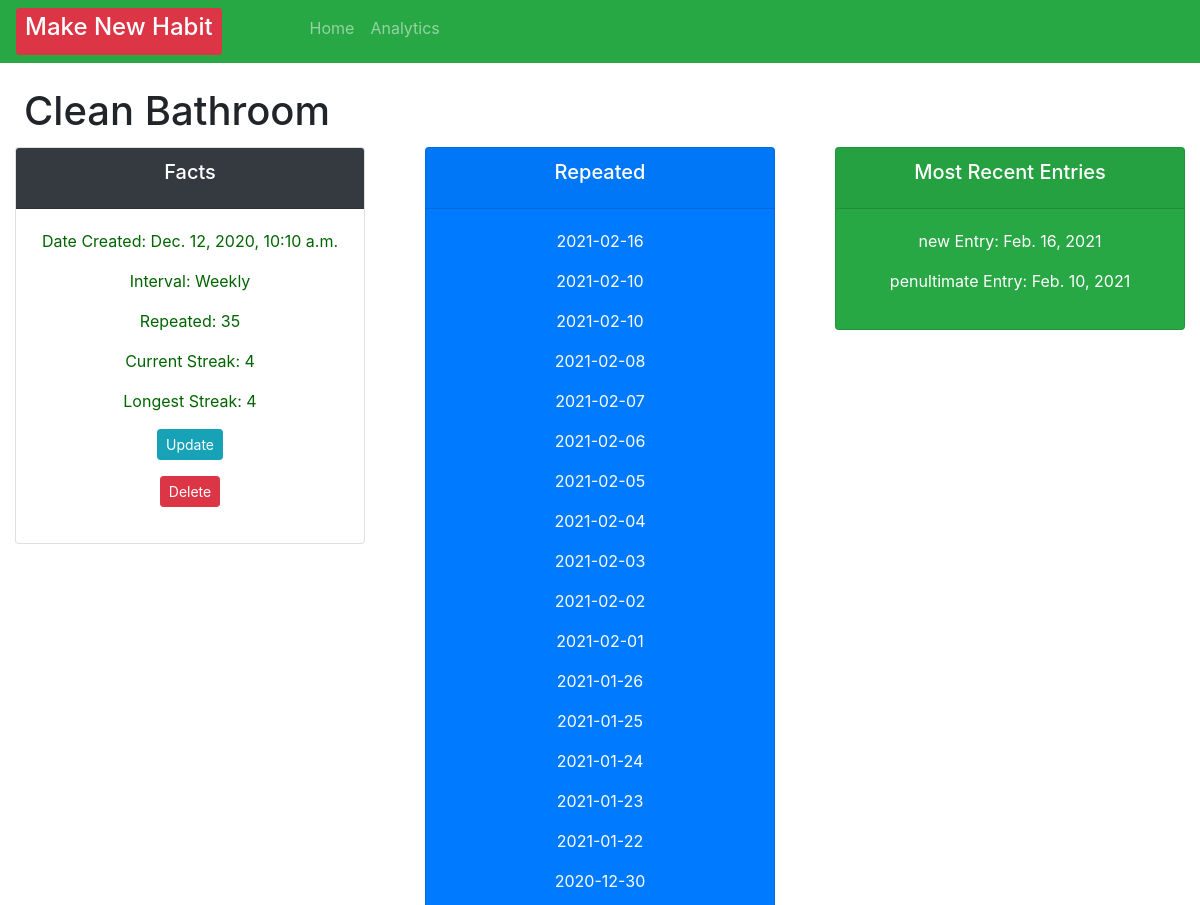
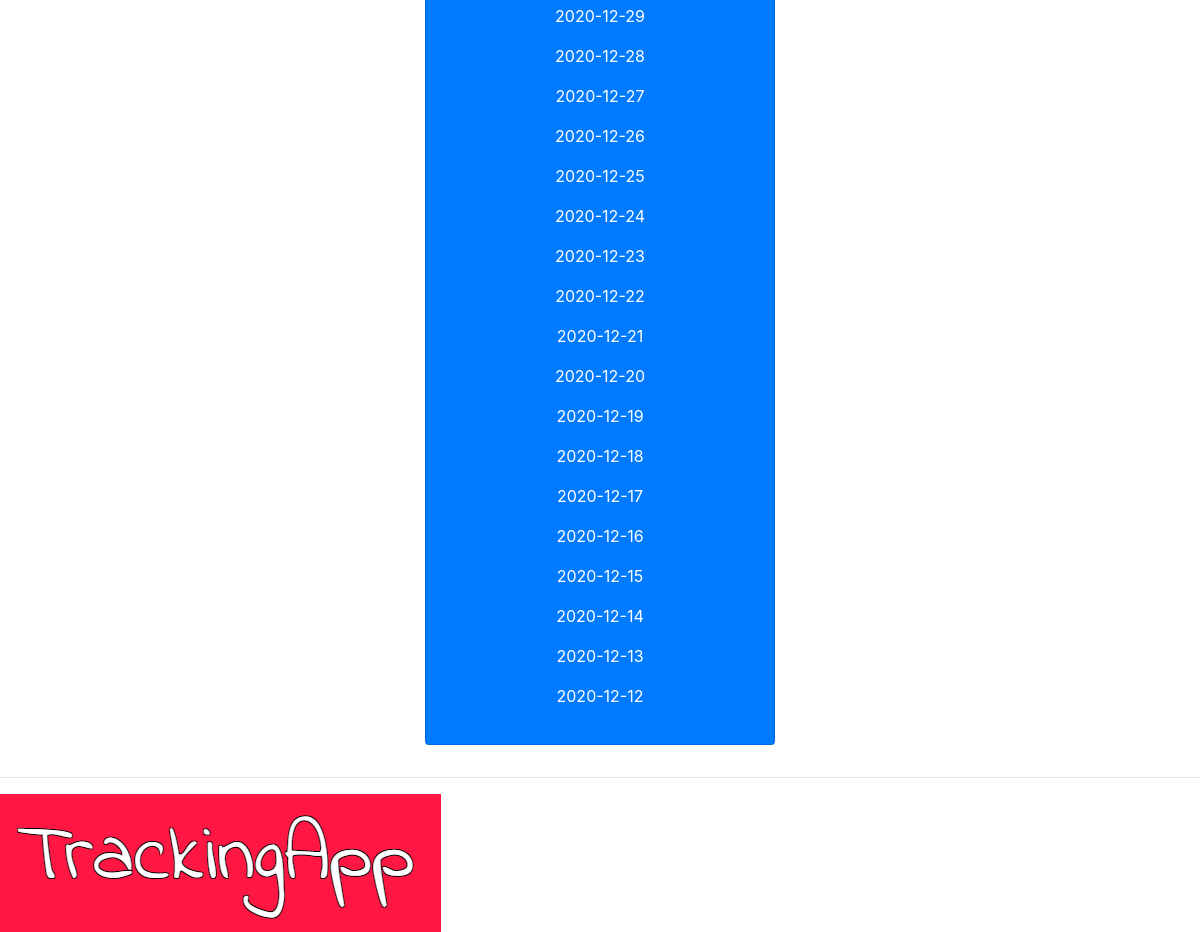
Page /habit/102 on the committed database (2 pictures, top to bottom).
### crm/models.py (models this page shows, shortened)
class Order(models.Model):
    INTERVAL = (
            ('Daily', 'Daily'),
            ('Weekly', 'Weekly' ),
            )
    habit = models.CharField(max_length=200, null=True, blank=True)
    interval = models.CharField(max_length=400, null=True, choices=INTERVAL)
    checked = models.IntegerField(blank=True, default=0, null=True)
    streak = models.IntegerField(blank=True, default=0, null=True)
    longestStreak = models.IntegerField(blank=True, default=0, null=True)
    created = models.DateTimeField(auto_now=True, auto_now_add=False, editable=False, null=True, blank=True)
    checkedList = models.ManyToManyField(Repeats)
    timeStamp = models.DateTimeField(auto_now=True, blank=True)
    date_created = models.DateTimeField(auto_now_add=True, null=True, editable=False, blank=True)
    dateAsString = models.CharField(max_length=200, null=True, blank=True)

class Repeats(models.Model):
    dateAsString = models.CharField(max_length=200, null=True, blank=True)

### crm/views.py (the view)
# urls.py: path('habit/<str:pk>', views.habit, name="habit"),
def habit(request, pk):
    repeats = Repeats.objects.get(id=pk)
    orders = Order.objects.all()
    order = Order.objects.get(id=pk)
    repeat = order.checkedList.filter()
    streak = order.streak
    dateArray = order.checkedList.all().order_by('-dateAsString')
    penultimate = dateArray[1].dateAsString
    lastChecked = parse_date(penultimate)
    today1 = dateArray.first().dateAsString
    today = parse_date(today1)
    order.save()
    context = {"today": today, "lastTimeStamp": lastChecked, "current_streak":streak, "order":order, "repeats": repeats, "repeat": repeat}
    return render(request, 'habit/habit.html', context)

### crm/templates/habit/habit.html (shortened to what this page needs)
{% extends 'habit/main.html' %}
{% block content %}
<br>
<h1 style="margin-left: 2%; margin-bottom: 1%;">
    <td>
        {{ order.habit }}
    </td>
</h1>
<div class="row">
    <div class="col">
        <div class="col-md">
            <div class="card text-center text-white mb-3" id="total-orders">
                <div class="card-header  bg-dark">
                    <h5 class="card-title">Facts</h5>
                </div>
                <div class="card-body">
                    <p style="color: darkgreen">Date Created: {{order.date_created}}</p>
                    <p style="color: darkgreen">Interval: {{ order.interval }}</p>
                    <p style="color: darkgreen">Repeated: {{ order.checkedList.count }}</p>
                    <p style="color: darkgreen">Current Streak:  {{current_streak}}</p>
                    <p style="color: darkgreen">Longest Streak: {{order.longestStreak}}</p>
                    <p> <a a class="btn btn-sm btn-info" href="{% url 'update_habit' order.id %}">Update</a></p>
                    <p> <a a class="btn btn-sm btn-danger" href="{% url 'delete' order.id %}">Delete</a></p>
                </div>
            </div>
        </div>
    </div>
    <div class="col">
        <div class="col-md">
            <div class="card text-center text-white bg-primary mb-3" id="total-orders">
                <div class="card-header">
                    <h5 class="card-title text-white">Repeated</h5>
                </div>
                <div class="card-body">
                    {% for check in repeat reversed %}
                    <p>{{check.dateAsString}}</p>
                    {%endfor%}
                </div>
            </div>
        </div>
    </div>
    <div class="col">
        <div class="col-md">
            <div class="card text-center mb-3 bg-success text-white" id="total-orders">
                <div class="card-header">
                    <h5 class="card-title">Most Recent Entries</h5>
                </div>
                <div class="card-body">
                    <p>new Entry: {{today}}</p>
                    <p>penultimate Entry: {{lastTimeStamp}}</p>
                </div>
            </div>
        </div>
    </div>
</div>
{% endblock %}

### rows in the picture
Order: habit "Clean Bathroom", date_created "Dec. 12, 2020, 10:10 a.m.", interval "Weekly", checkedList.count "35", longestStreak "4"
Repeats: dateAsString "2021-02-16"
Repeats: dateAsString "2021-02-10"
Repeats: dateAsString "2021-02-10"
Repeats: dateAsString "2021-02-08"
Repeats: dateAsString "2021-02-07"
Repeats: dateAsString "2021-02-06"
Repeats: dateAsString "2021-02-05"
Repeats: dateAsString "2021-02-04"
Repeats: dateAsString "2021-02-03"
Repeats: dateAsString "2021-02-02"
Repeats: dateAsString "2021-02-01"
Repeats: dateAsString "2021-01-26"
Repeats: dateAsString "2021-01-25"
Repeats: dateAsString "2021-01-24"
Repeats: dateAsString "2021-01-23"
Repeats: dateAsString "2021-01-22"
Repeats: dateAsString "2020-12-30"
Repeats: dateAsString "2020-12-29"
Repeats: dateAsString "2020-12-28"
Repeats: dateAsString "2020-12-27"
Repeats: dateAsString "2020-12-26"
Repeats: dateAsString "2020-12-25"
Repeats: dateAsString "2020-12-24"
Repeats: dateAsString "2020-12-23"
Repeats: dateAsString "2020-12-22"
Repeats: dateAsString "2020-12-21"
Repeats: dateAsString "2020-12-20"
Repeats: dateAsString "2020-12-19"
Repeats: dateAsString "2020-12-18"
Repeats: dateAsString "2020-12-17"
Repeats: dateAsString "2020-12-16"
Repeats: dateAsString "2020-12-15"
Repeats: dateAsString "2020-12-14"
Repeats: dateAsString "2020-12-13"
Repeats: dateAsString "2020-12-12"

### other values in the picture
{{ current_streak }} "4"
{{ today }} "Feb. 16, 2021"
{{ lastTimeStamp }} "Feb. 10, 2021"
